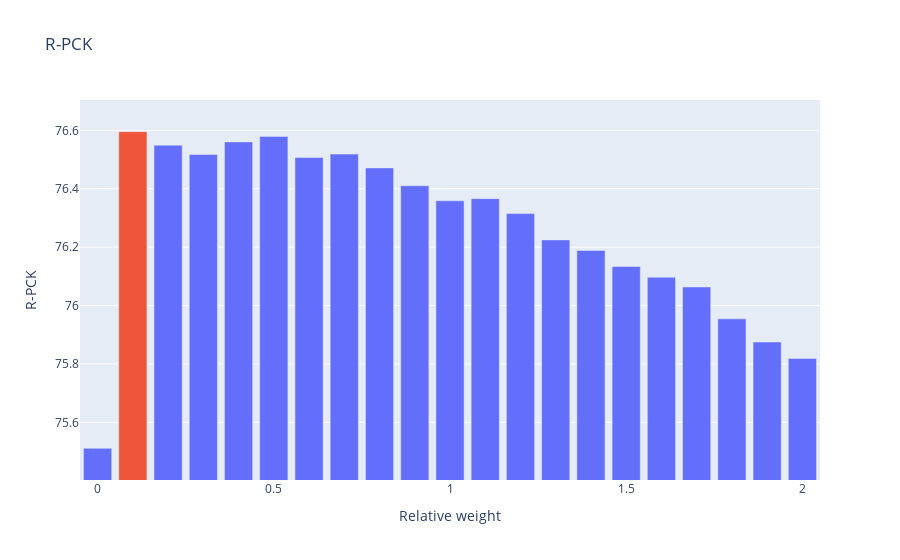
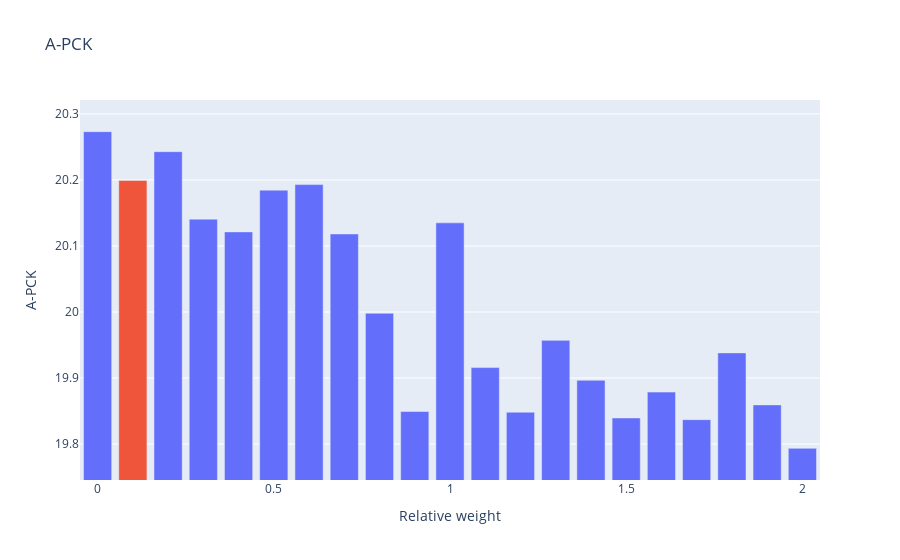
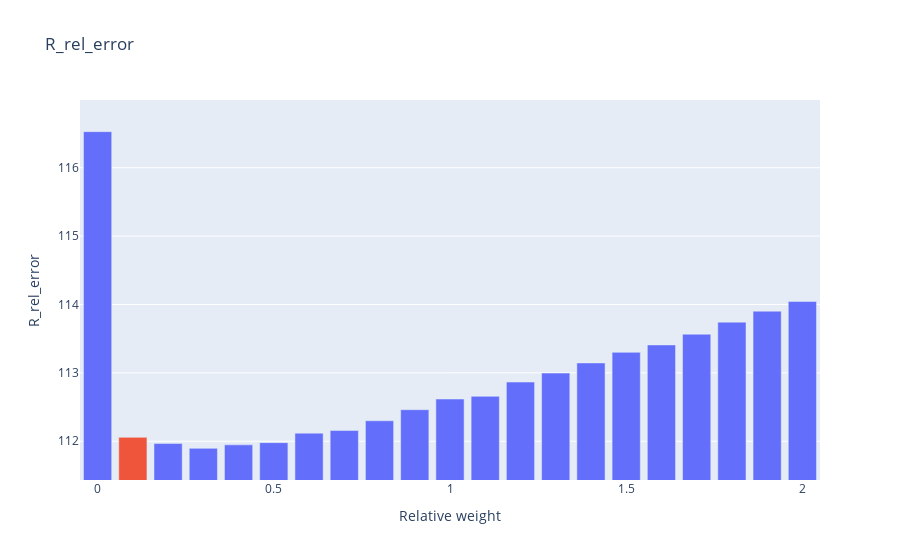

The cell these charts' notebook holds for them, in order:
### Code cell
for m in [rpck, apck, rerr]:
    df_lr = df[df[lr] == 0.001].groupby(x, as_index=False).mean()
    a = df_lr[m].min()
    b = df_lr[m].max()
    margin = (b-a) / 10
    fig = px.bar(df_lr, x=x, y=m, title=m, range_y=[a-margin, b+margin], color=df_lr[x] == perv_val) # [(df["n_it"] >= 100) & (df["lr"] < 0.01)]
    fig.update_layout(showlegend=False) 
    fig.write_html(f"{fig_dir}/fixedlr_{m}.html")
    fig.show()

### Figure 1 — Plotly figure (JSON) as saved in the notebook; plotly's stock layout.template omitted (floating-point values rounded to 4 significant figures)
{"data": [{"alignmentgroup": "True", "hovertemplate": "color=False<br>Relative weight=%{x}<br>R-PCK=%{y}<extra></extra>", "legendgroup": "False", "marker": {"color": "#636efa"}, "name": "False", "offsetgroup": "False", "orientation": "v", "showlegend": true, "textposition": "auto", "type": "bar", "x": [0, 0.2, 0.3, 0.4, 0.5, 0.6, 0.7, 0.8, 0.9, 1, 1.1, 1.2, 1.3, 1.4, 1.5, 1.6, 1.7, 1.8, 1.9, 2], "xaxis": "x", "y": [75.51, 76.55, 76.52, 76.56, 76.58, 76.51, 76.52, 76.47, 76.41, 76.36, 76.37, 76.31, 76.22, 76.19, 76.13, 76.1, 76.06, 75.95, 75.88, 75.82], "yaxis": "y"}, {"alignmentgroup": "True", "hovertemplate": "color=True<br>Relative weight=%{x}<br>R-PCK=%{y}<extra></extra>", "legendgroup": "True", "marker": {"color": "#EF553B"}, "name": "True", "offsetgroup": "True", "orientation": "v", "showlegend": true, "textposition": "auto", "type": "bar", "x": [0.1], "xaxis": "x", "y": [76.6], "yaxis": "y"}], "layout": {"autosize": true, "barmode": "relative", "legend": {"title": {"text": "color"}, "tracegroupgap": 0}, "showlegend": false, "title": {"text": "R-PCK"}, "xaxis": {"anchor": "y", "autorange": true, "domain": [0, 1], "range": [-0.05, 2.05], "title": {"text": "Relative weight"}, "type": "linear"}, "yaxis": {"anchor": "x", "domain": [0, 1], "range": [75.4, 76.7], "title": {"text": "R-PCK"}, "type": "linear"}}}

### Figure 2 — Plotly figure (JSON) as saved in the notebook; plotly's stock layout.template omitted (floating-point values rounded to 4 significant figures)
{"data": [{"alignmentgroup": "True", "hovertemplate": "color=False<br>Relative weight=%{x}<br>A-PCK=%{y}<extra></extra>", "legendgroup": "False", "marker": {"color": "#636efa"}, "name": "False", "offsetgroup": "False", "orientation": "v", "showlegend": true, "textposition": "auto", "type": "bar", "x": [0, 0.2, 0.3, 0.4, 0.5, 0.6, 0.7, 0.8, 0.9, 1, 1.1, 1.2, 1.3, 1.4, 1.5, 1.6, 1.7, 1.8, 1.9, 2], "xaxis": "x", "y": [20.27, 20.24, 20.14, 20.12, 20.18, 20.19, 20.12, 20.0, 19.85, 20.13, 19.92, 19.85, 19.96, 19.9, 19.84, 19.88, 19.84, 19.94, 19.86, 19.79], "yaxis": "y"}, {"alignmentgroup": "True", "hovertemplate": "color=True<br>Relative weight=%{x}<br>A-PCK=%{y}<extra></extra>", "legendgroup": "True", "marker": {"color": "#EF553B"}, "name": "True", "offsetgroup": "True", "orientation": "v", "showlegend": true, "textposition": "auto", "type": "bar", "x": [0.1], "xaxis": "x", "y": [20.2], "yaxis": "y"}], "layout": {"autosize": true, "barmode": "relative", "legend": {"title": {"text": "color"}, "tracegroupgap": 0}, "showlegend": false, "title": {"text": "A-PCK"}, "xaxis": {"anchor": "y", "autorange": true, "domain": [0, 1], "range": [-0.05, 2.05], "title": {"text": "Relative weight"}, "type": "linear"}, "yaxis": {"anchor": "x", "domain": [0, 1], "range": [19.75, 20.32], "title": {"text": "A-PCK"}, "type": "linear"}}}

### Figure 3 — Plotly figure (JSON) as saved in the notebook; plotly's stock layout.template omitted (floating-point values rounded to 4 significant figures)
{"data": [{"alignmentgroup": "True", "hovertemplate": "color=False<br>Relative weight=%{x}<br>R_rel_error=%{y}<extra></extra>", "legendgroup": "False", "marker": {"color": "#636efa"}, "name": "False", "offsetgroup": "False", "orientation": "v", "showlegend": true, "textposition": "auto", "type": "bar", "x": [0, 0.2, 0.3, 0.4, 0.5, 0.6, 0.7, 0.8, 0.9, 1, 1.1, 1.2, 1.3, 1.4, 1.5, 1.6, 1.7, 1.8, 1.9, 2], "xaxis": "x", "y": [116.5, 112.0, 111.9, 111.9, 112.0, 112.1, 112.2, 112.3, 112.5, 112.6, 112.7, 112.9, 113.0, 113.1, 113.3, 113.4, 113.6, 113.7, 113.9, 114.0], "yaxis": "y"}, {"alignmentgroup": "True", "hovertemplate": "color=True<br>Relative weight=%{x}<br>R_rel_error=%{y}<extra></extra>", "legendgroup": "True", "marker": {"color": "#EF553B"}, "name": "True", "offsetgroup": "True", "orientation": "v", "showlegend": true, "textposition": "auto", "type": "bar", "x": [0.1], "xaxis": "x", "y": [112.1], "yaxis": "y"}], "layout": {"autosize": true, "barmode": "relative", "legend": {"title": {"text": "color"}, "tracegroupgap": 0}, "showlegend": false, "title": {"text": "R_rel_error"}, "xaxis": {"anchor": "y", "autorange": true, "domain": [0, 1], "range": [-0.05, 2.05], "title": {"text": "Relative weight"}, "type": "linear"}, "yaxis": {"anchor": "x", "domain": [0, 1], "range": [111.4, 117.0], "title": {"text": "R_rel_error"}, "type": "linear"}}}
